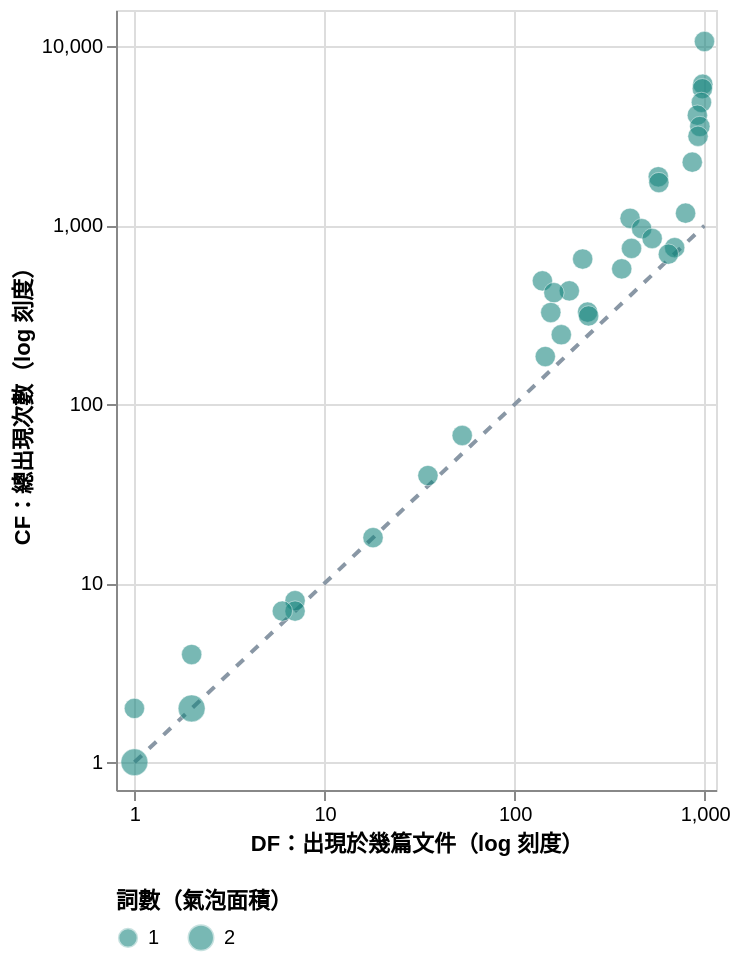

Express this chart as Vega-Lite.
### Vega-Lite specification from a JSON file in a GitHub repository (floating-point values rounded to 4 significant figures)
{"config": {"view": {"continuousWidth": 300, "continuousHeight": 300}}, "layer": [{"data": {"name": "data-1e7cd6c553d5553fd68ec7a9ae7181e4"}, "mark": {"type": "line", "color": "#8997A5", "strokeDash": [5, 5]}, "encoding": {"x": {"axis": {"values": [1, 10, 100, 1000]}, "field": "df", "scale": {"base": 10, "domain": [0.8, 1147.0], "type": "log"}, "title": "DF：出現於幾篇文件（log 刻度）", "type": "quantitative"}, "y": {"axis": {"values": [1, 10, 100, 1000, 10000]}, "field": "cf", "scale": {"base": 10, "domain": [0.7, 15990.0], "type": "log"}, "title": "CF：總出現次數（log 刻度）", "type": "quantitative"}}}, {"data": {"values": [{"cf": 2, "df": 2, "idf": 2.699, "term_count": 2, "examples": "152、pathway-specific"}, {"cf": 1, "df": 1, "idf": 3.0, "term_count": 2, "examples": "endotyping、⁸"}, {"cf": 10658, "df": 997, "idf": 0.001305, "term_count": 1, "examples": "and"}, {"cf": 6149, "df": 977, "idf": 0.01011, "term_count": 1, "examples": "the"}, {"cf": 5808, "df": 972, "idf": 0.01233, "term_count": 1, "examples": "of"}, {"cf": 4871, "df": 961, "idf": 0.01728, "term_count": 1, "examples": "in"}, {"cf": 4132, "df": 915, "idf": 0.03858, "term_count": 1, "examples": "with"}, {"cf": 3572, "df": 943, "idf": 0.02549, "term_count": 1, "examples": "to"}, {"cf": 3150, "df": 922, "idf": 0.03527, "term_count": 1, "examples": "a"}, {"cf": 2257, "df": 860, "idf": 0.0655, "term_count": 1, "examples": "for"}, {"cf": 1870, "df": 570, "idf": 0.2441, "term_count": 1, "examples": "were"}, {"cf": 1736, "df": 574, "idf": 0.2411, "term_count": 1, "examples": "glp-1"}, {"cf": 1171, "df": 793, "idf": 0.1007, "term_count": 1, "examples": "receptor"}, {"cf": 1096, "df": 405, "idf": 0.3925, "term_count": 1, "examples": "patients"}, {"cf": 959, "df": 466, "idf": 0.3316, "term_count": 1, "examples": "obesity"}, {"cf": 845, "df": 529, "idf": 0.2765, "term_count": 1, "examples": "diabetes"}, {"cf": 751, "df": 695, "idf": 0.158, "term_count": 1, "examples": "glucagon-like"}, {"cf": 744, "df": 412, "idf": 0.3851, "term_count": 1, "examples": "treatment"}, {"cf": 691, "df": 644, "idf": 0.1911, "term_count": 1, "examples": "peptide-1"}, {"cf": 649, "df": 228, "idf": 0.6421, "term_count": 1, "examples": "semaglutide"}, {"cf": 572, "df": 366, "idf": 0.4365, "term_count": 1, "examples": "not"}, {"cf": 490, "df": 140, "idf": 0.8539, "term_count": 1, "examples": "glp-1ra"}, {"cf": 431, "df": 194, "idf": 0.7122, "term_count": 1, "examples": "insulin"}, {"cf": 421, "df": 161, "idf": 0.7932, "term_count": 1, "examples": "glp-1ras"}, {"cf": 328, "df": 242, "idf": 0.6162, "term_count": 1, "examples": "no"}, {"cf": 326, "df": 155, "idf": 0.8097, "term_count": 1, "examples": "glucose"}, {"cf": 312, "df": 245, "idf": 0.6108, "term_count": 1, "examples": "agonist"}, {"cf": 245, "df": 176, "idf": 0.7545, "term_count": 1, "examples": "without"}, {"cf": 185, "df": 145, "idf": 0.8386, "term_count": 1, "examples": "strategies"}, {"cf": 67, "df": 53, "idf": 1.276, "term_count": 1, "examples": "because"}, {"cf": 40, "df": 35, "idf": 1.456, "term_count": 1, "examples": "gaps"}, {"cf": 18, "df": 18, "idf": 1.745, "term_count": 1, "examples": "play"}, {"cf": 8, "df": 7, "idf": 2.155, "term_count": 1, "examples": "β-cells"}, {"cf": 7, "df": 7, "idf": 2.155, "term_count": 1, "examples": "emphasized"}, {"cf": 7, "df": 6, "idf": 2.222, "term_count": 1, "examples": "glp"}, {"cf": 4, "df": 2, "idf": 2.699, "term_count": 1, "examples": "militaris"}, {"cf": 2, "df": 1, "idf": 3.0, "term_count": 1, "examples": "il6"}]}, "mark": {"type": "circle", "color": "#16847D", "opacity": 0.58, "stroke": "white", "strokeWidth": 0.4}, "encoding": {"size": {"field": "term_count", "legend": {"direction": "horizontal", "format": ",.0f", "labelOverlap": false, "orient": "bottom", "titleLimit": 220, "values": [1, 2]}, "scale": {"domain": [0, 20], "range": [24, 1600], "type": "linear"}, "title": "詞數（氣泡面積）", "type": "quantitative"}, "tooltip": [{"field": "cf", "format": ",", "title": "CF", "type": "quantitative"}, {"field": "df", "format": ",", "title": "DF", "type": "quantitative"}, {"field": "term_count", "format": ",", "title": "詞數", "type": "quantitative"}, {"field": "examples", "title": "詞彙範例（最多 5 個）", "type": "nominal"}], "x": {"axis": {"values": [1, 10, 100, 1000]}, "field": "df", "scale": {"base": 10, "domain": [0.8, 1147.0], "type": "log"}, "title": "DF：出現於幾篇文件（log 刻度）", "type": "quantitative"}, "y": {"axis": {"values": [1, 10, 100, 1000, 10000]}, "field": "cf", "scale": {"base": 10, "domain": [0.7, 15990.0], "type": "log"}, "title": "CF：總出現次數（log 刻度）", "type": "quantitative"}}}], "height": 390, "$schema": "https://vega.github.io/schema/vega-lite/v6.4.1.json", "datasets": {"data-1e7cd6c553d5553fd68ec7a9ae7181e4": [{"df": 1, "cf": 1}, {"df": 997, "cf": 997}]}}
